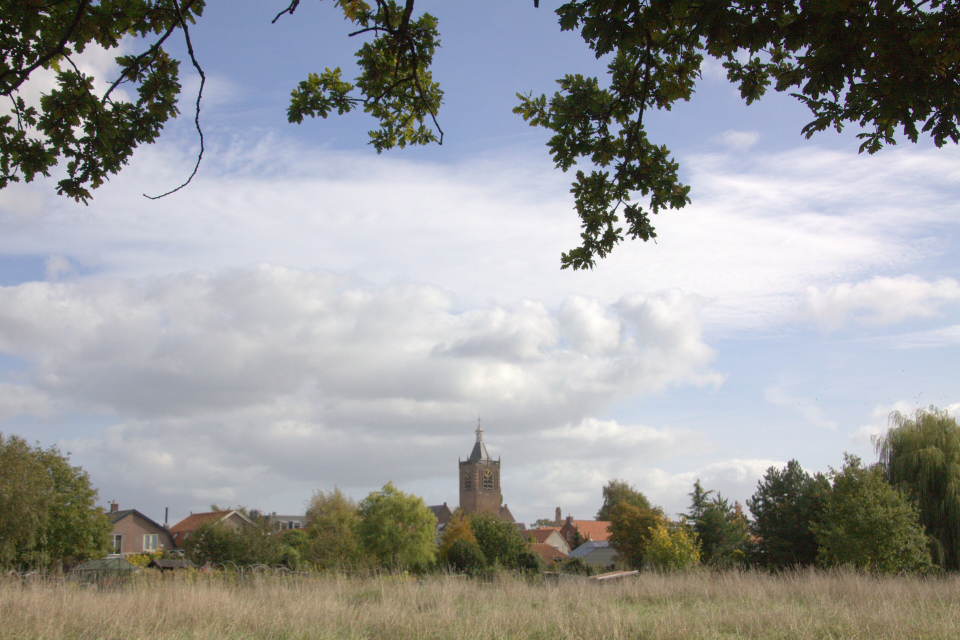
#> input picture fotos/bron/toren-weiland.jpg, 3840 x 2558 px (shown at 1/4 size)
$ python fotos_voorstel.py
#> lines starting #> are read from the running program, lines starting #| are printed output that depends on the picture
#!/usr/bin/env python3
"""Liggende uitsneden voor het prototype (de site zelf gebruikt staande uitsneden, zie scripts/fotos.py).
Bron: fotos/bron/toren-weiland.jpg (Jan Dijkstra, CC BY-SA 4.0, Wikimedia Commons). Alleen schalen en snijden."""
from pathlib import Path
from PIL import Image

HIER = Path(__file__).parent
BRON = HIER.parent / 'fotos' / 'bron' / 'toren-weiland.jpg'
im = Image.open(BRON).convert('RGB')
#> im is the input picture: PIL image 3840x2558 RGB; mean R, G, B 153.6, 154.8, 155.1
w, h = im.size
#> w = 3840; h = 2558
snede = im.crop((0, int(h * 0.2), int(w * 0.8), h))  # toren op ca. 62% van de breedte
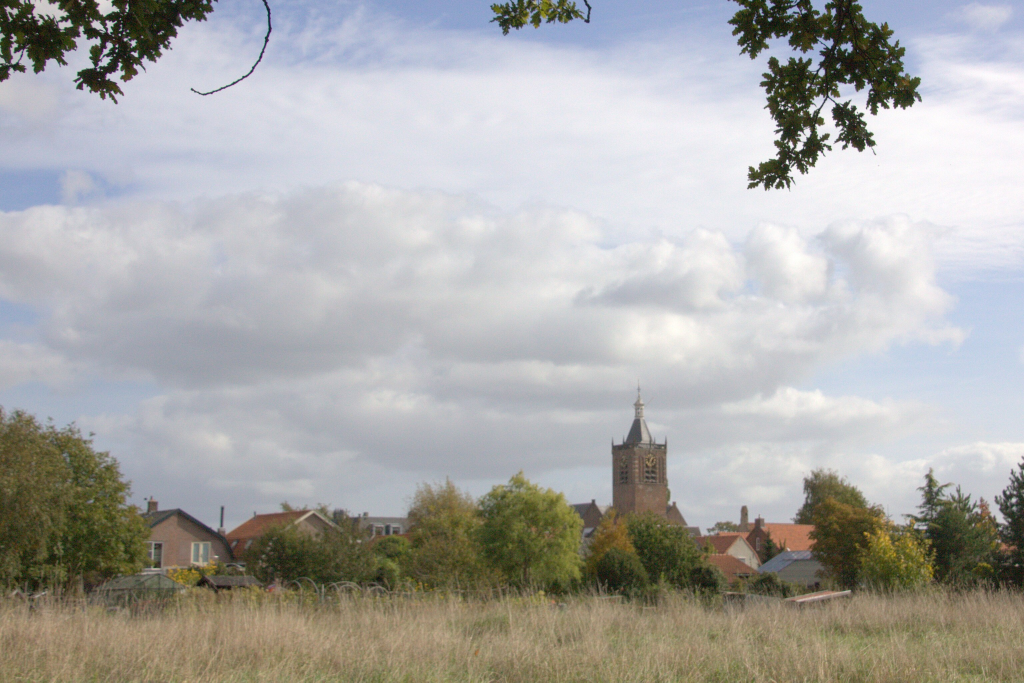
#> snede: PIL image 3072x2047 RGB (shown at 1/3 size); mean R, G, B 171, 170.4, 168.2
for b in (960, 1600, 2400):
    s = snede.resize((b, round(snede.height * b / snede.width)), Image.LANCZOS)
    s.save(HIER / 'foto' / f'toren-breed-{b}.webp', 'WEBP', quality=80, method=6)
    print('✓', f'toren-breed-{b}.webp', s.size)
#> this loop made 3 passes
#> pass 1, `s = snede.resize((b, round(snede.height * b / snede.width)), Image.LAN..`:
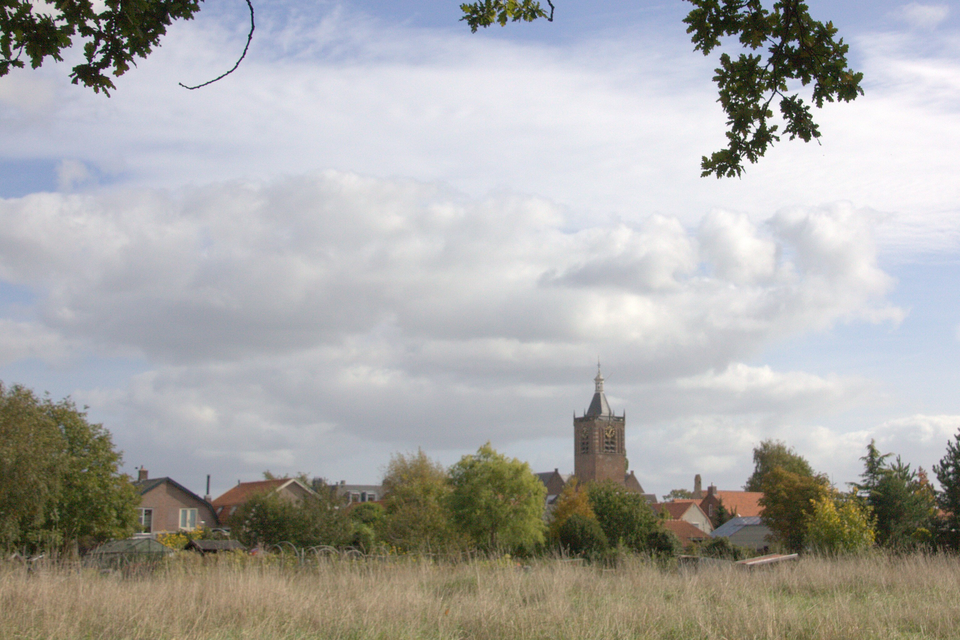
#> s: PIL image 960x640 RGB; mean R, G, B 171, 170.4, 168.2

$ run again, with fotos/bron/oude-dorp.jpg copied over fotos/bron/toren-weiland.jpg
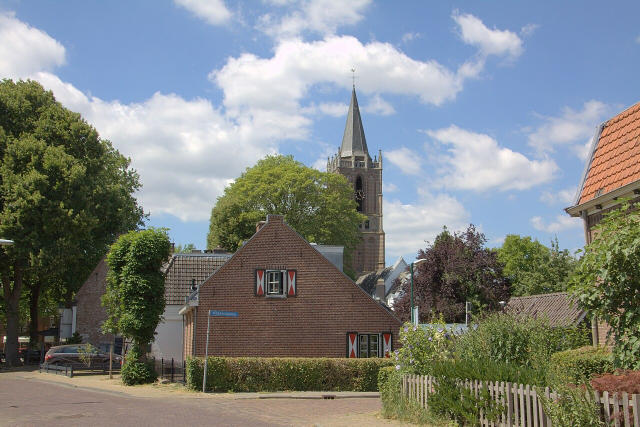
#> input picture fotos/bron/oude-dorp.jpg, 1280 x 853 px (shown at 1/2 size)
#> im is the input picture: PIL image 1280x853 RGB; mean R, G, B 126.1, 131.4, 129.7
#> `snede = im.crop((0, int(h * 0.2), int(w * 0.8), h))`:
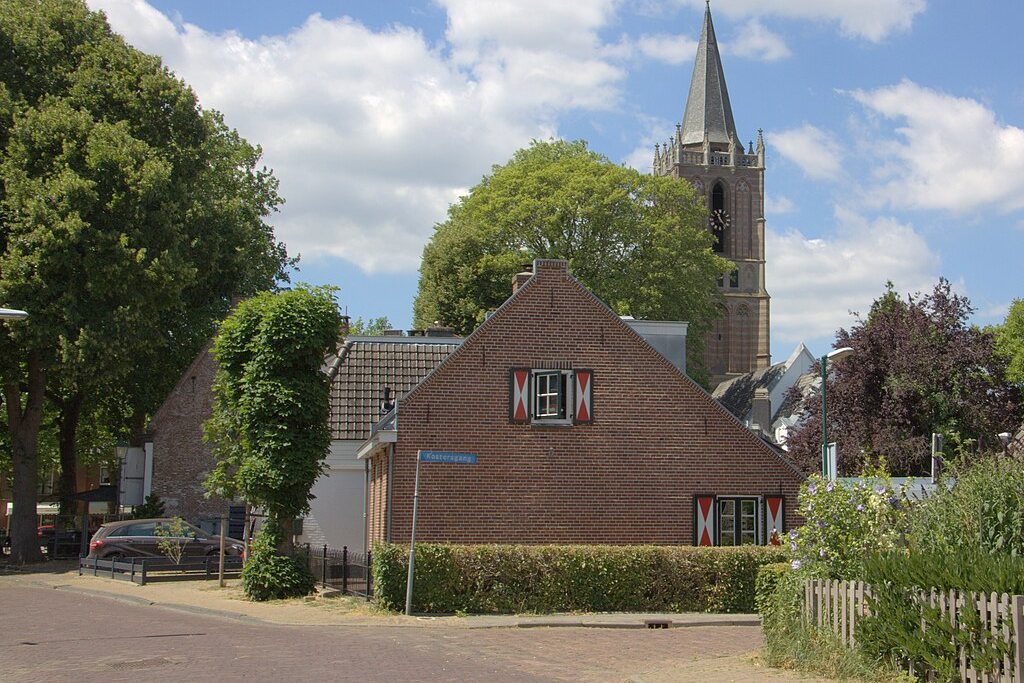
#> snede: PIL image 1024x683 RGB; mean R, G, B 116.9, 118.3, 108.6

$ run again, with fotos/bron/pleinkerk-deur.jpg copied over fotos/bron/toren-weiland.jpg
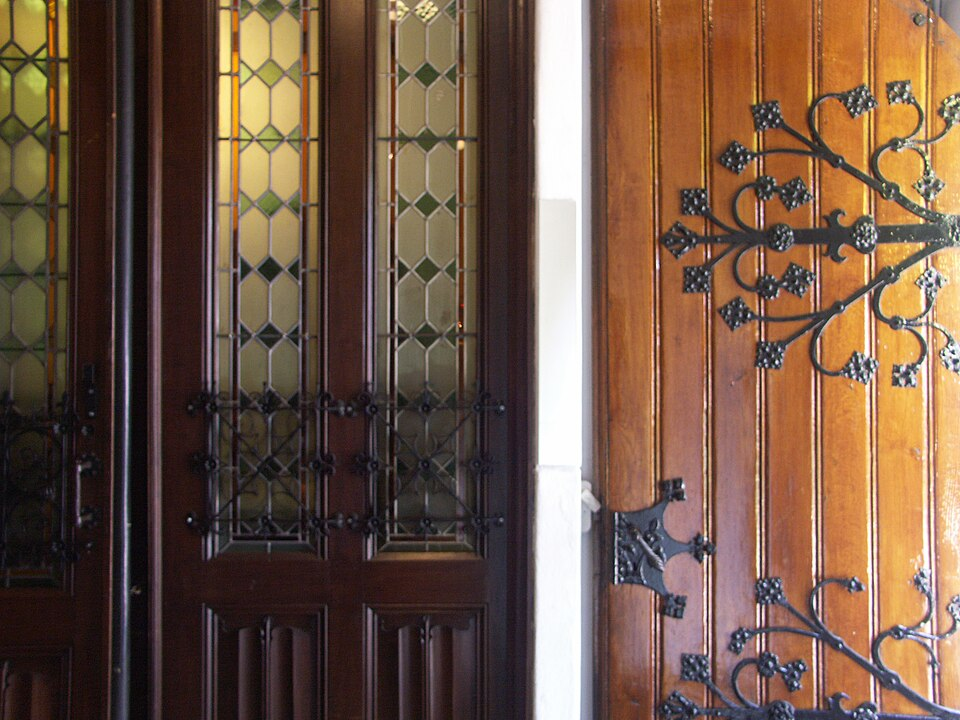
#> input picture fotos/bron/pleinkerk-deur.jpg, 960 x 720 px
#> im is the input picture: PIL image 960x720 RGB; mean R, G, B 113.6, 87.3, 69.9
#> `snede = im.crop((0, int(h * 0.2), int(w * 0.8), h))`:
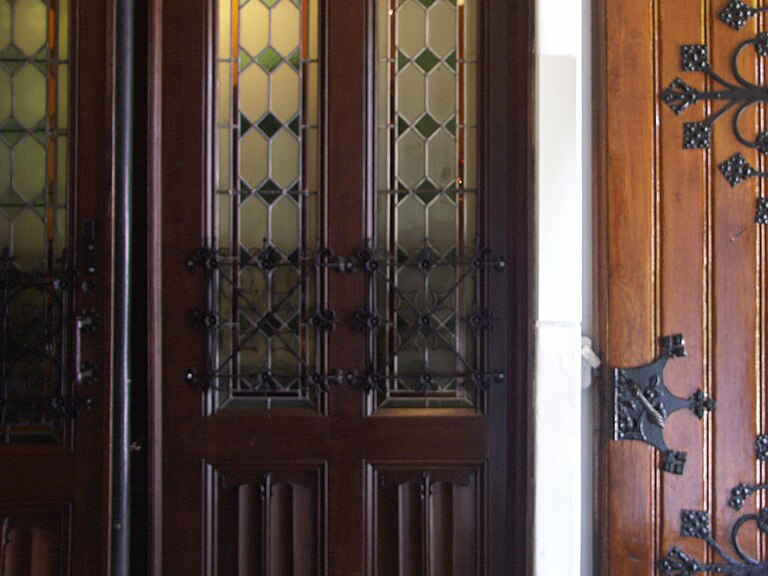
#> snede: PIL image 768x576 RGB; mean R, G, B 90.1, 71.9, 65.4

$ run again, with fotos/bron/rk-houten.jpg copied over fotos/bron/toren-weiland.jpg
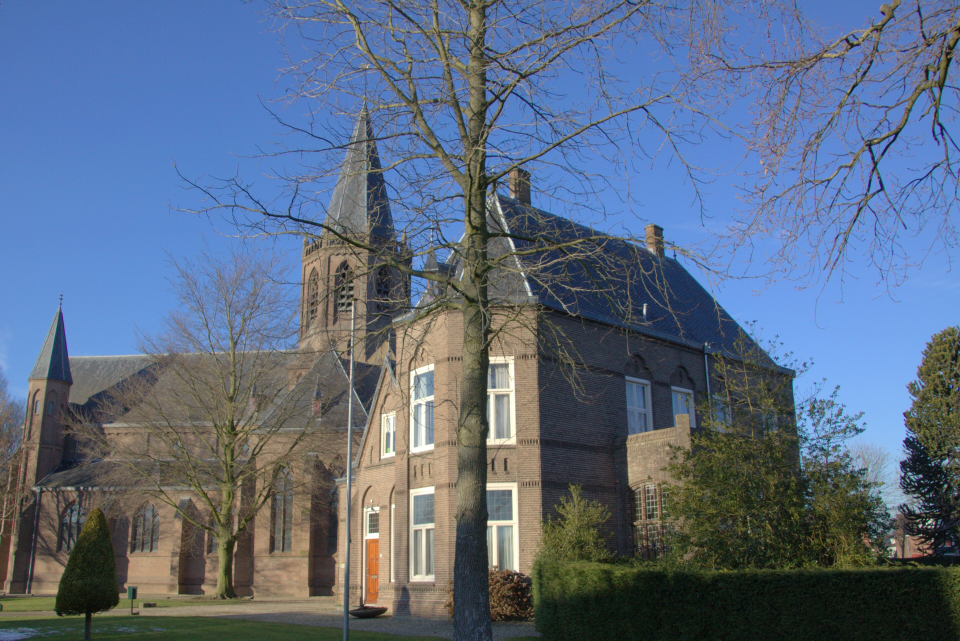
#> input picture fotos/bron/rk-houten.jpg, 3840 x 2561 px (shown at 1/4 size)
#> im is the input picture: PIL image 3840x2561 RGB; mean R, G, B 91.4, 107.2, 129.8
#> `snede = im.crop((0, int(h * 0.2), int(w * 0.8), h))`:
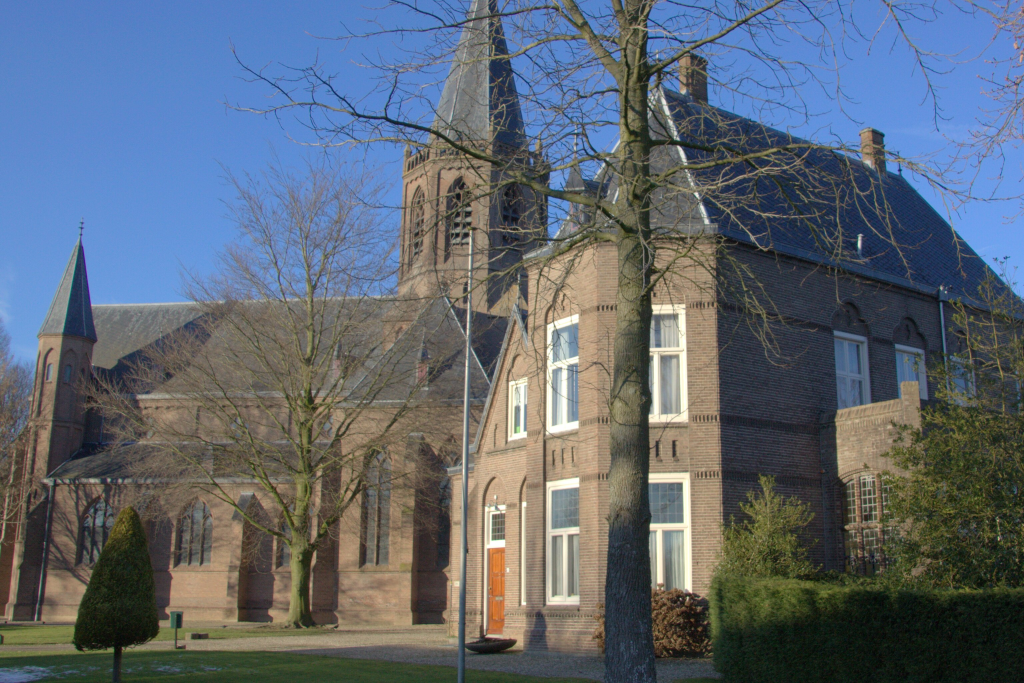
#> snede: PIL image 3072x2049 RGB (shown at 1/3 size); mean R, G, B 93.7, 103.3, 114.5
#> the loop `for b in (960, 1600, 2400):` made 3 passes
#> pass 1, `s = snede.resize((b, round(snede.height * b / snede.width)), Image.LAN..`:
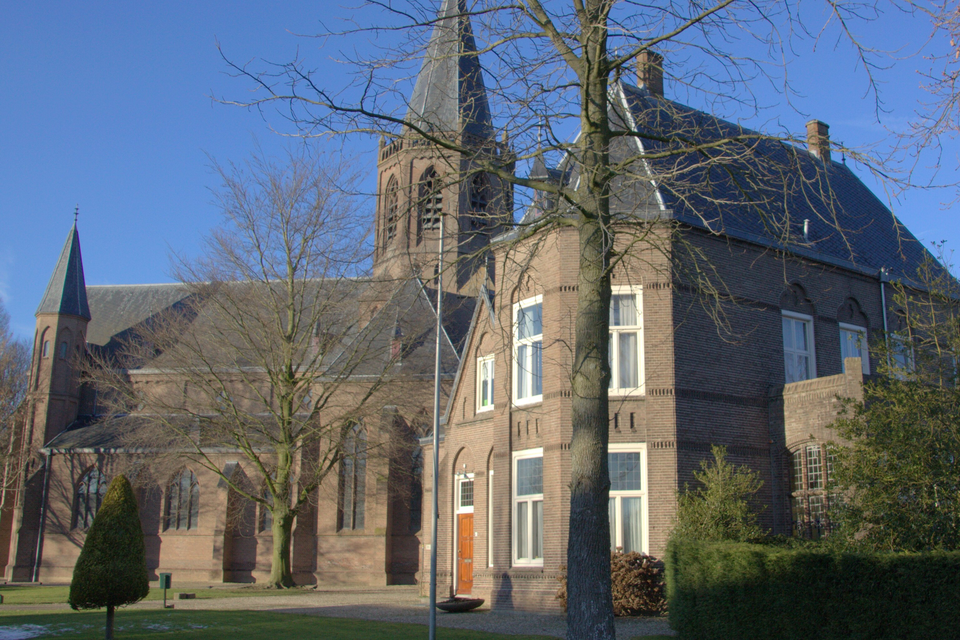
#> s: PIL image 960x640 RGB; mean R, G, B 93.7, 103.3, 114.5
